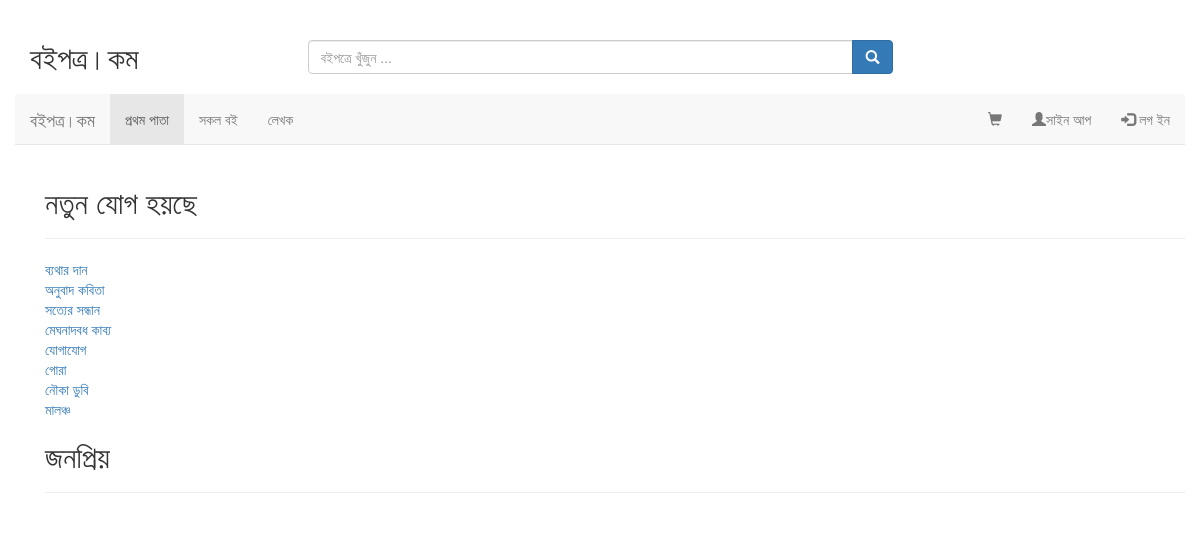
Before: / with the older database file.
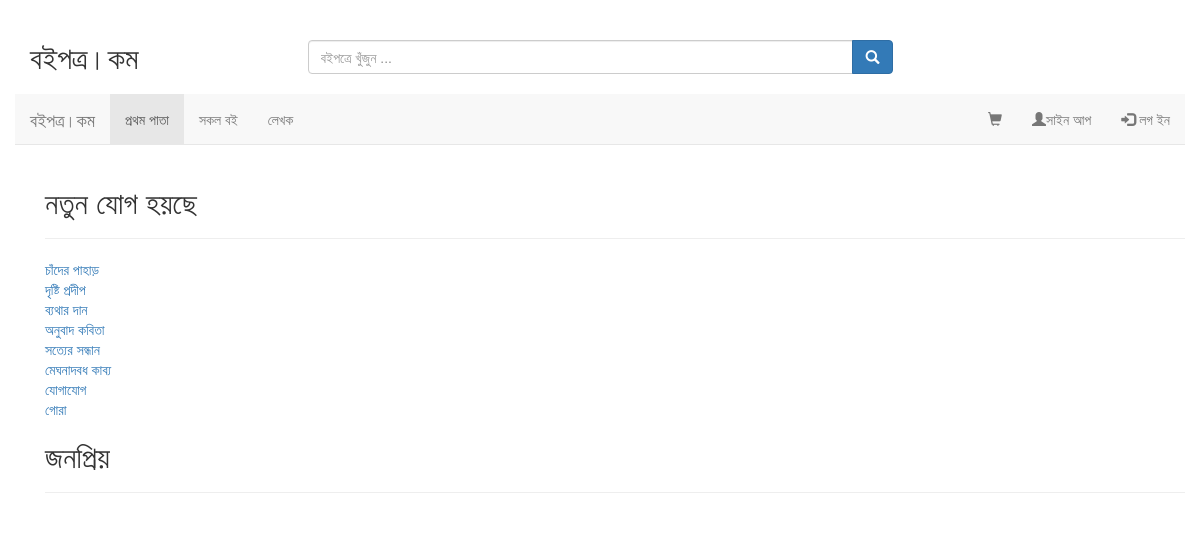
After: the same page with the newer database file.
### books/models.py (models this page shows, shortened)
class Book(models.Model):
    title = models.CharField(max_length=255)
    authors = models.ManyToManyField('Author', blank=True)
    slug = models.CharField(unique=True, max_length=255)
    category = models.CharField(max_length=120,null=True,blank=True) ##Type In catalog
    subject = models.CharField(max_length=120, null=True,blank=True)
    cover = models.ImageField(upload_to=upload_location,null=True,blank=True)
    book_file = models.FileField(upload_to=upload_location)
    book_type = models.CharField( max_length=120, default="Ebook",blank=True)
    published = models.DateField(auto_now=False, auto_now_add=False, null=True,blank=True) #will be CHANGE
    added = models.DateTimeField(auto_now=False, auto_now_add=False, null=True,blank=True)
    updated = models.DateTimeField(auto_now=False, auto_now_add=False, null=True,blank=True)
    price = models.DecimalField(decimal_places=2, max_digits=20, null=True,blank=True, default=0.00)
    free = models.BooleanField(default=False)
    active = models.BooleanField(default=True)
    def get_absolute_url(self):
        return reverse("books:detail", kwargs={"slug": self.slug})

### books/views.py (the view)
# urls.py: 2. Add a URL to urlpatterns:  url(r'^$', views.home, name='home')
def home(request):
    new_addition=Book.objects.all().order_by("-id")[:8]
    context={
        "new_addition":new_addition,
    }
    return render(request, "index.html", context)

### templates/index.html (shortened to what this page needs)
{% extends "base.html" %}
{% load staticfiles %}
{% block content %}
    <h2>নতুন যোগ হয়ছে </h2>
    <hr>
    {% for book in new_addition %}
        <a href="{{book.get_absolute_url}}">{{book.title}}</a>
        <br>
    {% endfor %}
    <h2>জনপ্রিয়</h2>
    <hr>
{% endblock %}

Changed rows visible on the page:
no longer on this page (row unchanged): Book: title "নৌকা ডুবি"
no longer on this page (row unchanged): Book: title "মালঞ্চ"
added Book: title "চাঁদের পাহাড়"
added Book: title "দৃষ্টি প্রদীপ"
